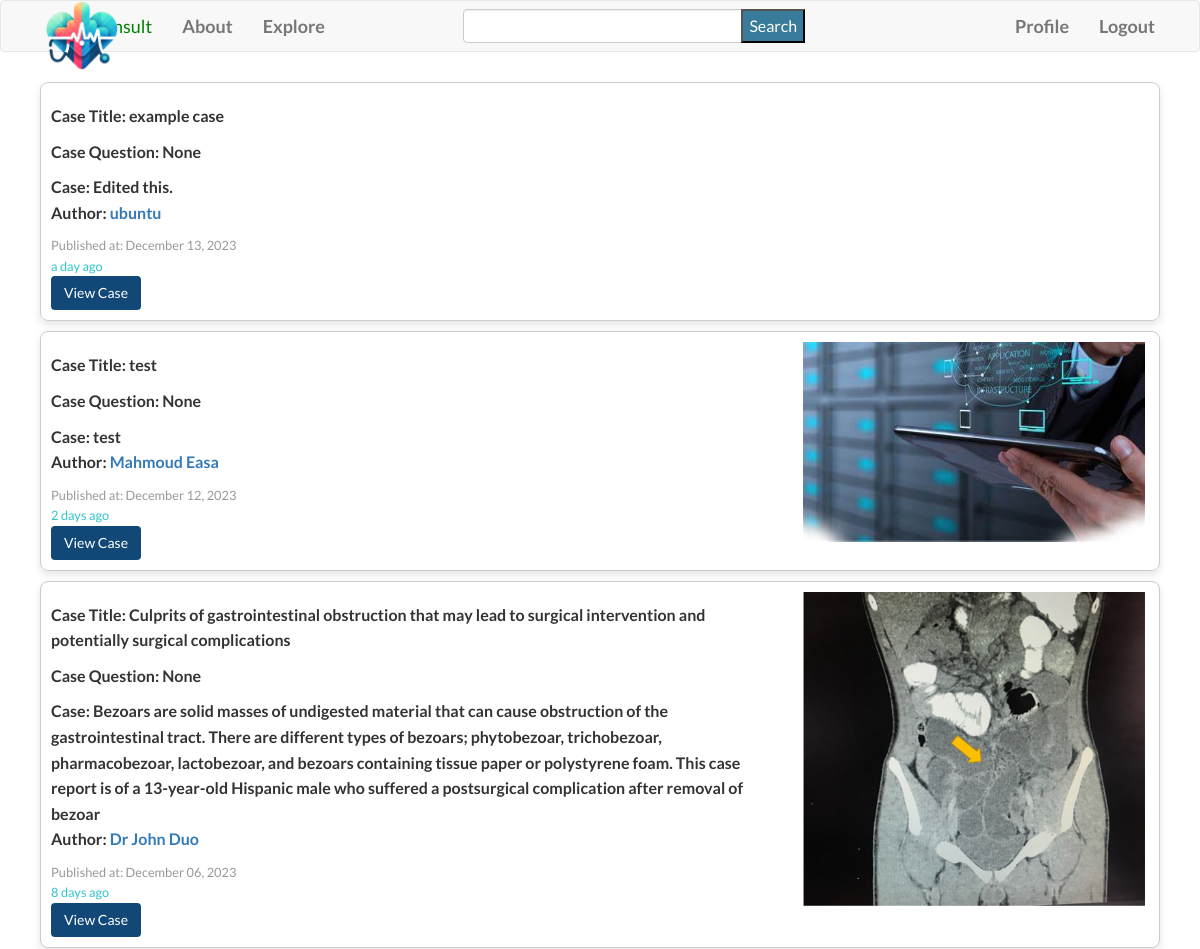
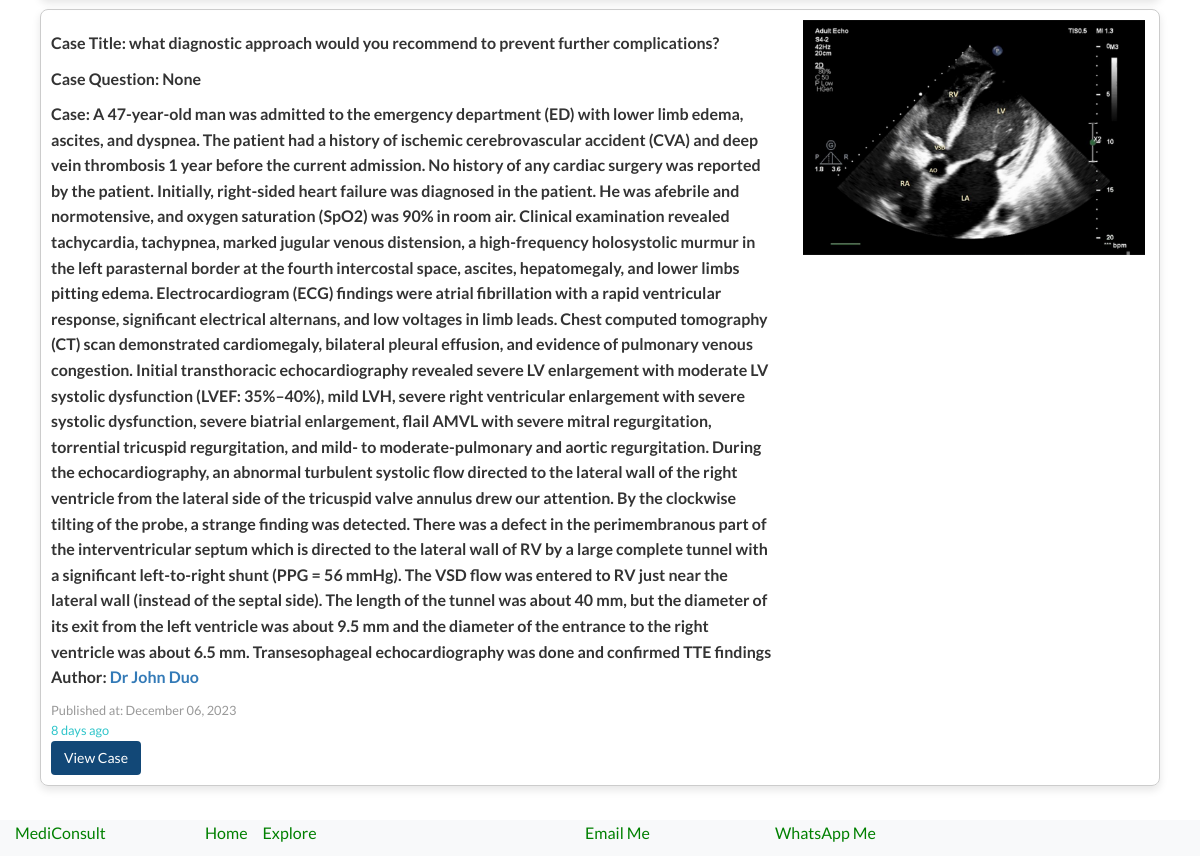
The app's page /explore (signed in) with its own data (2 pictures, top to bottom).
### app/models.py (models this page shows, shortened)
class Case(db.Model):
    id = db.Column(db.Integer, primary_key=True)
    title = db.Column(db.String(140))
    question = db.Column(db.String(140))
    patient_age = db.Column(db.String(20))
    patient_sex = db.Column(db.String(10))
    chief_complaint = db.Column(db.Text)
    medical_history = db.Column(db.Text)
    current_medications = db.Column(db.Text)
    image_files = db.Column(db.String(255))  # Store file paths for images
    lab_files = db.Column(db.String(255))  # Store file paths for lab files
    timestamp = db.Column(db.DateTime, index=True, default=datetime.utcnow)
    user_id = db.Column(db.Integer, db.ForeignKey('user.id'))
    comments = db.relationship('Comment', backref='case', lazy='dynamic')

class User(UserMixin,db.Model):
    id = db.Column(db.Integer, primary_key=True)
    username = db.Column(db.String(65), index=True, unique=True)
    email = db.Column(db.String(120), index=True, unique=True)
    password_hash = db.Column(db.String(128))
    bio = db.Column(db.String(200))
    medical_degree = db.Column(db.String(100))
    speciality = db.Column(db.String(100))
    licenses = db.Column(db.String(200))
    last_seen = db.Column(db.DateTime, default=datetime.utcnow)
    cases = db.relationship('Case', backref='author', lazy="dynamic")
    followed = db.relationship(
        'User',
        secondary=followers,
        primaryjoin=(followers.c.follower_id == id),
        secondaryjoin=(followers.c.followed_id == id),
        backref=db.backref('followers',lazy='dynamic'),
        lazy='dynamic'
        )
    comments= db.relationship('Comment', backref='author', lazy='dynamic')

### app/routes.py (the view)
@app.route('/explore')
@login_required
def explore():
    page = request.args.get('page', 1, type=int)
    cases = Case.query.order_by(Case.timestamp.desc()).paginate(page=page, per_page=app.config['CASES_PER_PAGE'], error_out=False)
    return render_template('explore.html', title='Explore', cases=cases.items)

### forms.py
class SearchForm(FlaskForm):
    query = StringField('Query', validators=[DataRequired()])
    submit = SubmitField('Search')

### app/routes.py (called while the page is built)
@login.user_loader
def load_user(id):
    return User.query.get(int(id))

@app.before_request
def before_request():
    g.search_form = SearchForm()
    if current_user.is_authenticated:
        current_user.last_seen = datetime.utcnow()
        db.session.commit()

@app.context_processor
def inject_search_form():
    return {'search_form': SearchForm()}

### app/templates/explore.html
{% extends "base.html" %}
{% import 'bootstrap/wtf.html' as wtf %}
{% block head %}
    {{ super() }}
    <link rel="stylesheet" href="{{ url_for('static', filename='css/explore.css') }}">
{% endblock %}
{% block app_content %}
{% for case in cases %}
<div class="case-block">
    <div class="row">
        <div class="col-md-8">
            <p class="case-title">Case Title: <b>{{ case.title }}</b></p>
            <p class="case-title">Case Question: <b>{{ case.question }}</b></p>
            <p class="case-complaint">Case: {{ case.chief_complaint }}</p>
            <p class="case-author">
                <span>Author:
                    <a href="{{ url_for('user', username=case.author.username) }}">  {{ case.author.username if case.author }} </a>
                </span>
            </p>
            <p class="case-date">Published at:
                {{ (case.timestamp.strftime('%B %d, %Y')) }} <br>
                <span style="color:#2FC5CA">
                    {{ moment(case.timestamp).fromNow() }}
                </span>
            </p>
            <p class="case-link">
                <a class="btn" style="background-color:#124877;" href="{{ url_for('show_case', case_id=case.id) }}">View Case</a>
            </p>
        </div>
        <div class="col-md-4">
            {% if case.image_files %}
                <img class="preview" src="{{ url_for('static', filename=case.image_files.split(',')[0]) }}" >
            {% endif %}
        </div>
    </div>
</div>
{% endfor %}
{% endblock %}

### app/static/css/base.css (style rules this page uses)
body, ul, li, p { margin: 0; padding: 0; }
body { margin: 0 !important; padding: 0; font-family: 'Lato', sans-serif; line-height: 1.6; font-size: 16px; min-height: 100vh; overflow-x: hidden; padding-bottom: 60px; }
a { text-decoration: none; }
.row { display: flex; flex-wrap: wrap; }
#search_submit { position: absolute; top: 0; right: 0; background-color: #387B9A; height: 100%; color: white; }

### app/static/css/explore.css (style rules this page uses)
.case-block { border: 1px solid #ccc; border-radius: 8px; padding: 10px; margin: 10px; box-shadow: 0 4px 8px rgba(0, 0, 0, 0.1); }
.case-author { font-weight: bold; color: #333; }
.case-title { font-weight: bold; color: #333; margin-top: 10px; }
.case-complaint { margin-top: 10px; font-weight: bold; color: #333; }
.case-date { font-size: 0.8em; color: #999; margin-top: 10px; }
.case-link a { color: white; text-decoration: none; }
.preview { height: auto; width: 20%; min-height: 200px; min-width: 342px; }

### records on screen
Case: title "example case", question "None", chief_complaint "Edited this.", author "ubuntu", timestamp "December 13, 2023", timestamp "a day ago"
Case: title "test", question "None", chief_complaint "test", author "Mahmoud Easa", timestamp "December 12, 2023", timestamp "2 days ago", image_files (picture)
Case: title "Culprits of gastrointestinal obstruction that may lead to surgical intervention and potentially surgical complications", question "None", chief_complaint "Bezoars are solid masses of undigested material that can cause obstruction of the gastrointestinal tract. There are different types of bezoars; phytobezoar, trichobezoar, pharmacobezoar, lactobezoar, and bezoars containing tissue paper or polystyrene foam. This case report is of a 13-year-old Hispanic male who suffered a postsurgical complication after removal of bezoar", author "Dr John Duo", timestamp "December 06, 2023", timestamp "8 days ago", shows a picture
Case: title "what diagnostic approach would you recommend to prevent further complications?", question "None", chief_complaint "A 47-year-old man was admitted to the emergency department (ED) with lower limb edema, ascites, and dyspnea. The patient had a history of ischemic cerebrovascular accident (CVA) and deep vein thrombosis 1 year before the current admission. No history of any cardiac surgery was reported by the patient. Initially, right-sided heart failure was diagnosed in the patient. He was afebrile and normotensive, and oxygen saturation (SpO2) was 90% in room air. Clinical examination revealed tachycardia, tachypnea, marked jugular venous distension, a high-frequency holosystolic murmur in the left parasternal border at the fourth intercostal space, ascites, hepatomegaly, and lower limbs pitting edema.…", author "Dr John Duo", timestamp "December 06, 2023", timestamp "8 days ago", shows a picture
